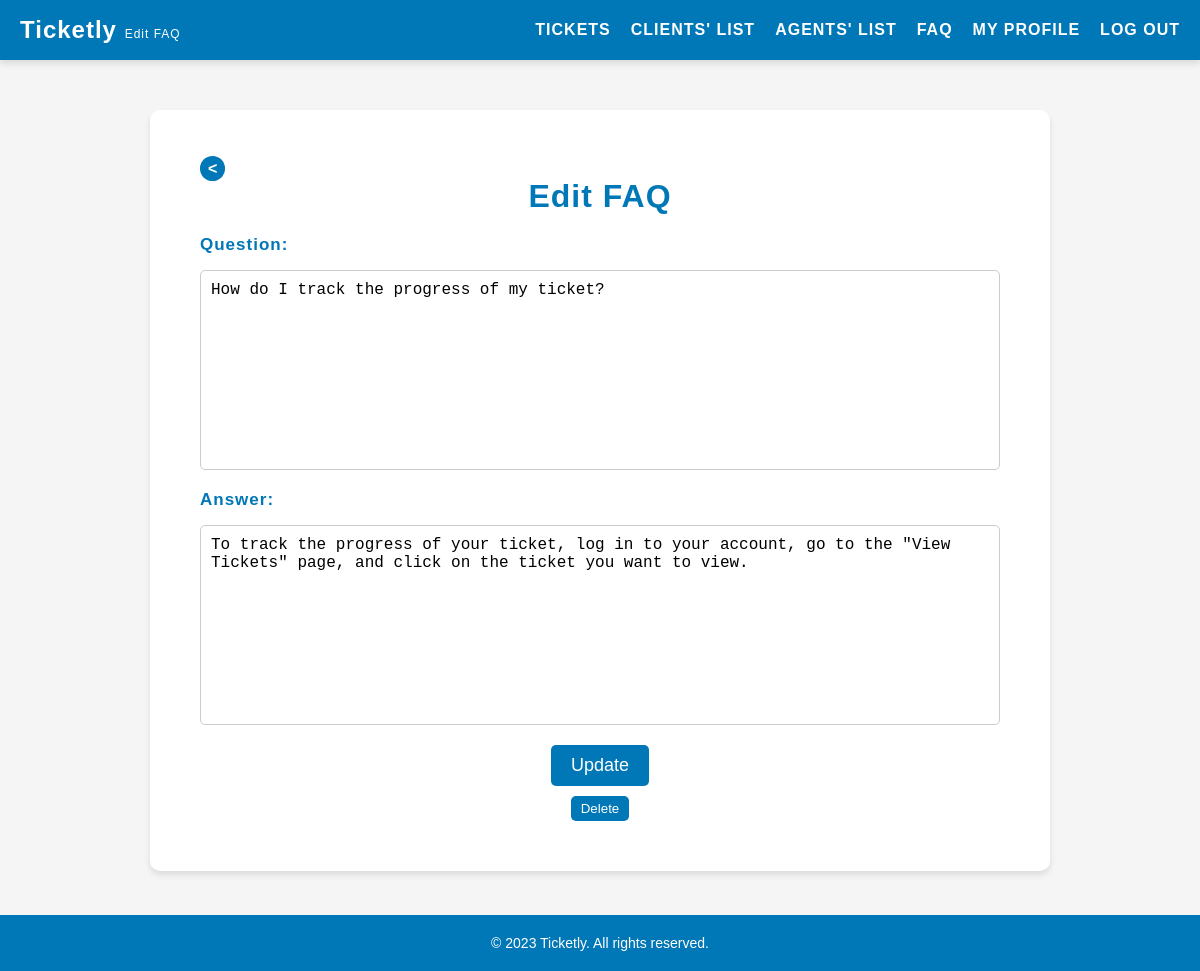
The page /pages/editFaq.php?id=2 (signed in) on the database its author committed.
### tables this page shows
CREATE TABLE faqs (
    id INTEGER PRIMARY KEY AUTOINCREMENT,
    question TEXT NOT NULL,
    answer TEXT NOT NULL
);

### pages/editFaq.php (called while the page is built, shortened)
<?php
    $session = new Session();
    require_once(__DIR__ . '/../templates/editFaq.tpl.php');
    drawEditFaq($session);
?>

### database/faqs.class.php (called while the page is built, shortened)
<?php
    class Faqs {
        public function __construct(?int $id, string $question, string $answer) {
            $this->question = $question;
            $this->answer = $answer;
        }
    }
    function getFaqEditData(PDO $db, ?int $faqId): ?Faqs {
        $stmt = $db->prepare('SELECT * FROM faqs WHERE id = :faqId');
        $stmt->bindValue(':faqId', $faqId, PDO::PARAM_INT);
        $stmt->execute();
        $row = $stmt->fetch(PDO::FETCH_ASSOC);
        $id = isset($row['id']) ? (int) $row['id'] : null;
        $question = isset($row['question']) ? $row['question'] : '';
        $answer = isset($row['answer']) ? $row['answer'] : '';
        return new Faqs($id, $question, $answer);
    }
?>

### templates/editFaq.tpl.php (the view, shortened to what this page needs)
<?php
function drawEditFaq(Session $session, $question_error = '', $answer_error = '')
{
    require_once '../database/connection.db.php';
    require_once '../database/faqs.class.php';
    $db = getDatabaseConnection();
    if (isset($_POST['faq_id'])) {
        $faqId = (int)$_POST['faq_id'];
    } elseif (isset($_GET['id'])) {
        $faqId = (int)$_GET['id'];
    } else {
        exit('Invalid FAQ ID');
    }
    $faq = getFaqEditData($db, $faqId);
    ?>
    <!DOCTYPE html>
    <html lang="en">
    <head>
        <link rel="stylesheet" href="../style/newTicket.css">
    </head>
    <body>
        <?php include '../templates/header.tpl.php';?>
        <main>
            <a href="../pages/faq.php" class="back-button"><</a>
            <h2>Edit FAQ</h2>
            <form id="faq-form" action="../actions/action_editFaq.php" method="post">
                <label for="question">Question:</label>
                <textarea type="text" id="question" name="question" required><?php echo $faq->question; ?></textarea>
                <label for="answer">Answer:</label>
                <textarea type="text" id="answer" name="answer" required><?php echo $faq->answer; ?></textarea>
                <button type="submit">Update</button>
            </form>
            <form id="delete-form" action="../actions/action_deleteFaq.php" method="post" onsubmit="return confirmDelete();">
                <button type="submit">Delete</button>
            </form>
        </main>
        <?php include '../templates/footer.tpl.php';?>
    </body>
    </html>
<?php } ?>

### style/newTicket.css (style rules this page uses)
main { background-color: #fff; padding: 50px; border-radius: 10px; box-shadow: 0 4px 6px rgba(0, 0, 0, 0.1); margin: 50px auto; max-width: 900px; margin-bottom: 100px; }
main h2 { text-align: center; font-size: 32px; margin-bottom: 20px; font-weight: 600; letter-spacing: 1px; color: #0077b6; }
.back-button { background-color: #0077b6; color: #fff; padding: 4px 8px; border: none; border-radius: 50%; cursor: pointer; transition: all 0.3s ease; align-self: center; margin-bottom: 20px; text-decoration: none; font-weight: bold; }
form { display: flex; flex-direction: column; }
form label { font-size: 17px; margin-bottom: 5px; font-weight: 600; letter-spacing: 1px; color: #0077b6; }
form input[type="text"], form textarea { font-size: 16px; padding: 10px; margin-bottom: 20px; border-radius: 5px; margin-top: 10px; border: 1px solid #ccc; width: 100%; max-width: auto; transition: border-color 0.3s ease; }
form textarea { resize: none; height: 200px; align-items: center; }
form button { font-size: 18px; background-color: #0077b6; color: #fff; padding: 10px 20px; border: none; border-radius: 5px; cursor: pointer; transition: all 0.3s ease; align-self: center; }
form button:nth-child(2) { margin-top: 10px; font-size: smaller; padding: 5px 10px; }

### style/header.css (style rules this page uses)
* { box-sizing: border-box; margin: 0; padding: 0; }
body { font-family: Arial, sans-serif; background-color: #f5f5f5; }

### rows shown on the page
faqs: question "How do I track the progress of my ticket?", answer "To track the progress of your ticket, log in to your account, go to the \"View Tickets\" page, and click on the ticket you want to view."
